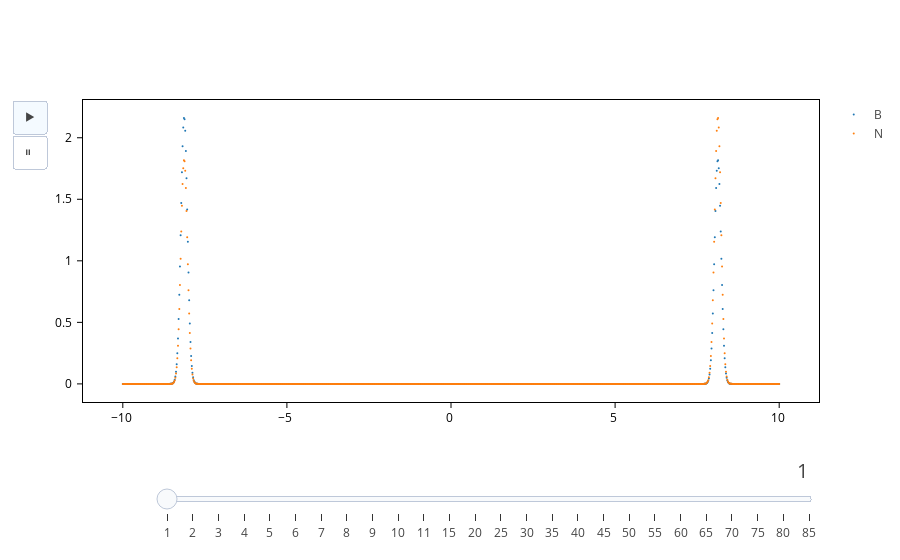

Here is the notebook cell this chart was saved with:
### Markdown cell above
Now all the heavy computation is done! We can merge the plots into an animation, using the ks as frame names. Other arguments that you can pass to an animation are `frame_duration` (in ms), `transition` (in ms) and `redraw` (Wether to redraw the whole plot for each frame).

<div class="alert alert-info">
    
Note
    
We suggest that you go to the last frame and click the house icon to set the y axis range. Then press play and see the PDOS converge!
    
</div>

### Code cell
merge_plots(*pdos_plots, composite_method="animation", frame_names=ks)

### Figure 1 — Plotly figure (JSON) as saved in the notebook; plotly's stock layout.template omitted (floating-point values rounded to 4 significant figures; data arrays with more than 128 entries replaced by an {"elided": "..."} marker saying what was removed)
{"data": [{"marker": {"size": 2}, "meta": {"i_plot": 0}, "mode": "markers", "name": "B", "opacity": 1, "type": "scatter", "x": {"elided": "1000 float values"}, "y": {"elided": "1000 float values"}}, {"marker": {"size": 2}, "meta": {"i_plot": 0}, "mode": "markers", "name": "N", "opacity": 1, "type": "scatter", "x": {"elided": "1000 float values"}, "y": {"elided": "1000 float values"}}], "layout": {"sliders": [{"active": 0, "currentvalue": {"font": {"size": 20}, "visible": true, "xanchor": "right"}, "len": 0.9, "pad": {"b": 10, "t": 50}, "steps": [{"args": [["1"], {"frame": {"duration": 500, "redraw": false}, "mode": "immediate", "transition": {"duration": 300}}], "label": "1", "method": "animate"}, {"args": [["2"], {"frame": {"duration": 500, "redraw": false}, "mode": "immediate", "transition": {"duration": 300}}], "label": "2", "method": "animate"}, {"args": [["3"], {"frame": {"duration": 500, "redraw": false}, "mode": "immediate", "transition": {"duration": 300}}], "label": "3", "method": "animate"}, {"args": [["4"], {"frame": {"duration": 500, "redraw": false}, "mode": "immediate", "transition": {"duration": 300}}], "label": "4", "method": "animate"}, {"args": [["5"], {"frame": {"duration": 500, "redraw": false}, "mode": "immediate", "transition": {"duration": 300}}], "label": "5", "method": "animate"}, {"args": [["6"], {"frame": {"duration": 500, "redraw": false}, "mode": "immediate", "transition": {"duration": 300}}], "label": "6", "method": "animate"}, {"args": [["7"], {"frame": {"duration": 500, "redraw": false}, "mode": "immediate", "transition": {"duration": 300}}], "label": "7", "method": "animate"}, {"args": [["8"], {"frame": {"duration": 500, "redraw": false}, "mode": "immediate", "transition": {"duration": 300}}], "label": "8", "method": "animate"}, {"args": [["9"], {"frame": {"duration": 500, "redraw": false}, "mode": "immediate", "transition": {"duration": 300}}], "label": "9", "method": "animate"}, {"args": [["10"], {"frame": {"duration": 500, "redraw": false}, "mode": "immediate", "transition": {"duration": 300}}], "label": "10", "method": "animate"}, {"args": [["11"], {"frame": {"duration": 500, "redraw": false}, "mode": "immediate", "transition": {"duration": 300}}], "label": "11", "method": "animate"}, {"args": [["15"], {"frame": {"duration": 500, "redraw": false}, "mode": "immediate", "transition": {"duration": 300}}], "label": "15", "method": "animate"}, {"args": [["20"], {"frame": {"duration": 500, "redraw": false}, "mode": "immediate", "transition": {"duration": 300}}], "label": "20", "method": "animate"}, {"args": [["25"], {"frame": {"duration": 500, "redraw": false}, "mode": "immediate", "transition": {"duration": 300}}], "label": "25", "method": "animate"}, {"args": [["30"], {"frame": {"duration": 500, "redraw": false}, "mode": "immediate", "transition": {"duration": 300}}], "label": "30", "method": "animate"}, {"args": [["35"], {"frame": {"duration": 500, "redraw": false}, "mode": "immediate", "transition": {"duration": 300}}], "label": "35", "method": "animate"}, {"args": [["40"], {"frame": {"duration": 500, "redraw": false}, "mode": "immediate", "transition": {"duration": 300}}], "label": "40", "method": "animate"}, {"args": [["45"], {"frame": {"duration": 500, "redraw": false}, "mode": "immediate", "transition": {"duration": 300}}], "label": "45", "method": "animate"}, {"args": [["50"], {"frame": {"duration": 500, "redraw": false}, "mode": "immediate", "transition": {"duration": 300}}], "label": "50", "method": "animate"}, {"args": [["55"], {"frame": {"duration": 500, "redraw": false}, "mode": "immediate", "transition": {"duration": 300}}], "label": "55", "method": "animate"}, {"args": [["60"], {"frame": {"duration": 500, "redraw": false}, "mode": "immediate", "transition": {"duration": 300}}], "label": "60", "method": "animate"}, {"args": [["65"], {"frame": {"duration": 500, "redraw": false}, "mode": "immediate", "transition": {"duration": 300}}], "label": "65", "method": "animate"}, {"args": [["70"], {"frame": {"duration": 500, "redraw": false}, "mode": "immediate", "transition": {"duration": 300}}], "label": "70", "method": "animate"}, {"args": [["75"], {"frame": {"duration": 500, "redraw": false}, "mode": "immediate", "transition": {"duration": 300}}], "label": "75", "method": "animate"}, {"args": [["80"], {"frame": {"duration": 500, "redraw": false}, "mode": "immediate", "transition": {"duration": 300}}], "label": "80", "method": "animate"}, {"args": [["85"], {"frame": {"duration": 500, "redraw": false}, "mode": "immediate", "transition": {"duration": 300}}], "label": "85", "method": "animate"}], "x": 0.1, "xanchor": "left", "y": 0, "yanchor": "top"}], "updatemenus": [{"buttons": [{"args": [null, {"frame": {"duration": 500, "redraw": false}, "fromcurrent": true, "transition": {"duration": 100}}], "label": "▶", "method": "animate"}, {"args": [[null], {"frame": {"duration": 0}, "mode": "immediate", "redraw": false, "transition": {"duration": 0}}], "label": "⏸", "method": "animate"}], "type": "buttons"}]}}
